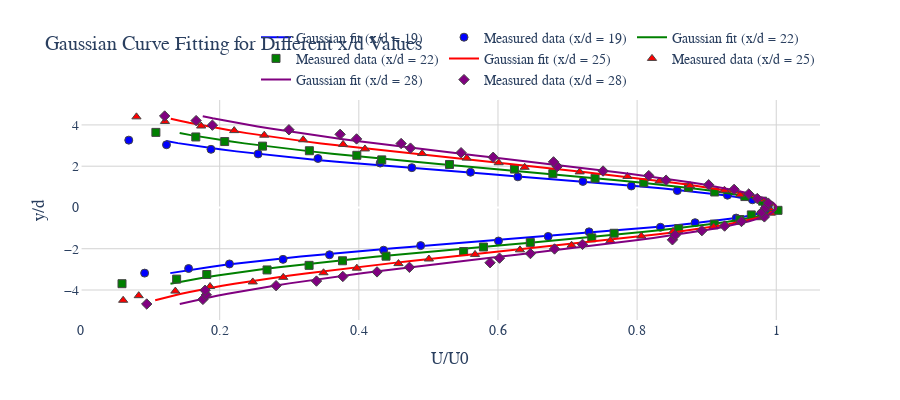

Notebook source saved alongside this figure:
### Markdown cell above
### Gaussian Curve Fitting for Normalized velocity {y/d vs U/U0}

### Code cell
import numpy as np
import plotly.graph_objects as go
from scipy.optimize import curve_fit

# Gaussian function definition
def gaussian(x, a, b, c):
    return a * np.exp(-(x - b)**2 / (2 * c**2))

# List of file prefixes for different x/d values
x_d_values = [19, 22, 25, 28]
colors = ['blue', 'green', 'red', 'purple']
markers = ['circle', 'square', 'triangle-up', 'diamond']

# Create a figure using Plotly
fig = go.Figure()

# Iterate through each x/d value
for x_d, color, marker in zip(x_d_values, colors, markers):
    # Load data for the current x/d value
    v = np.loadtxt(f'v{x_d}N.txt')
    y = np.loadtxt(f'y{x_d}N.txt')
    
    # Fit Gaussian curve to the data
    popt, _ = curve_fit(gaussian, y, v, p0=[max(v), np.mean(y), np.std(y)])
    a, b, c = popt

    # Display the parameters
    # print(f'x/d = {x_d}: The centerline velocity is {a}, the half-width is {c * np.sqrt(np.log(2))}, and the centerline is at y = {b}')

    # Generate fitted data for a smooth curve
    y_fit = np.arange(min(y), max(y), 0.1)
    u_fit = gaussian(y_fit, *popt)

    # Plot the Gaussian fit with a colorful line
    fig.add_trace(go.Scatter(
        x=u_fit, 
        y=y_fit, 
        mode='lines', 
        line=dict(color=color, width=2),  # Color for the Gaussian fit line
        name=f'Gaussian fit (x/d = {x_d})'
    ))

    # Plot the measured data points with colorful markers
    fig.add_trace(go.Scatter(
        x=v, 
        y=y, 
        mode='markers', 
        marker=dict(symbol=marker, size=8, color=color, line=dict(width=1)),  # Marker for measured data
        name=f'Measured data (x/d = {x_d})'
    ))

# Set up layout
fig.update_layout(
    title='Gaussian Curve Fitting for Different x/d Values',
    xaxis_title=r'U/U0',
    yaxis_title=r'y/d',
    font=dict(family='Garamond', size=14),
    plot_bgcolor='white',
    paper_bgcolor='white',
    width=900,
    height=400,
    showlegend=True,
    legend=dict(
        orientation="h",
        yanchor="bottom",
        y=1.02,
        xanchor="right",
        x=1
    )
)

# Customize the grid and axis range for aesthetics
fig.update_xaxes(showgrid=True, gridwidth=1, gridcolor='lightgray')
fig.update_yaxes(showgrid=True, gridwidth=1, gridcolor='lightgray')

# Show the figure
fig.show()
